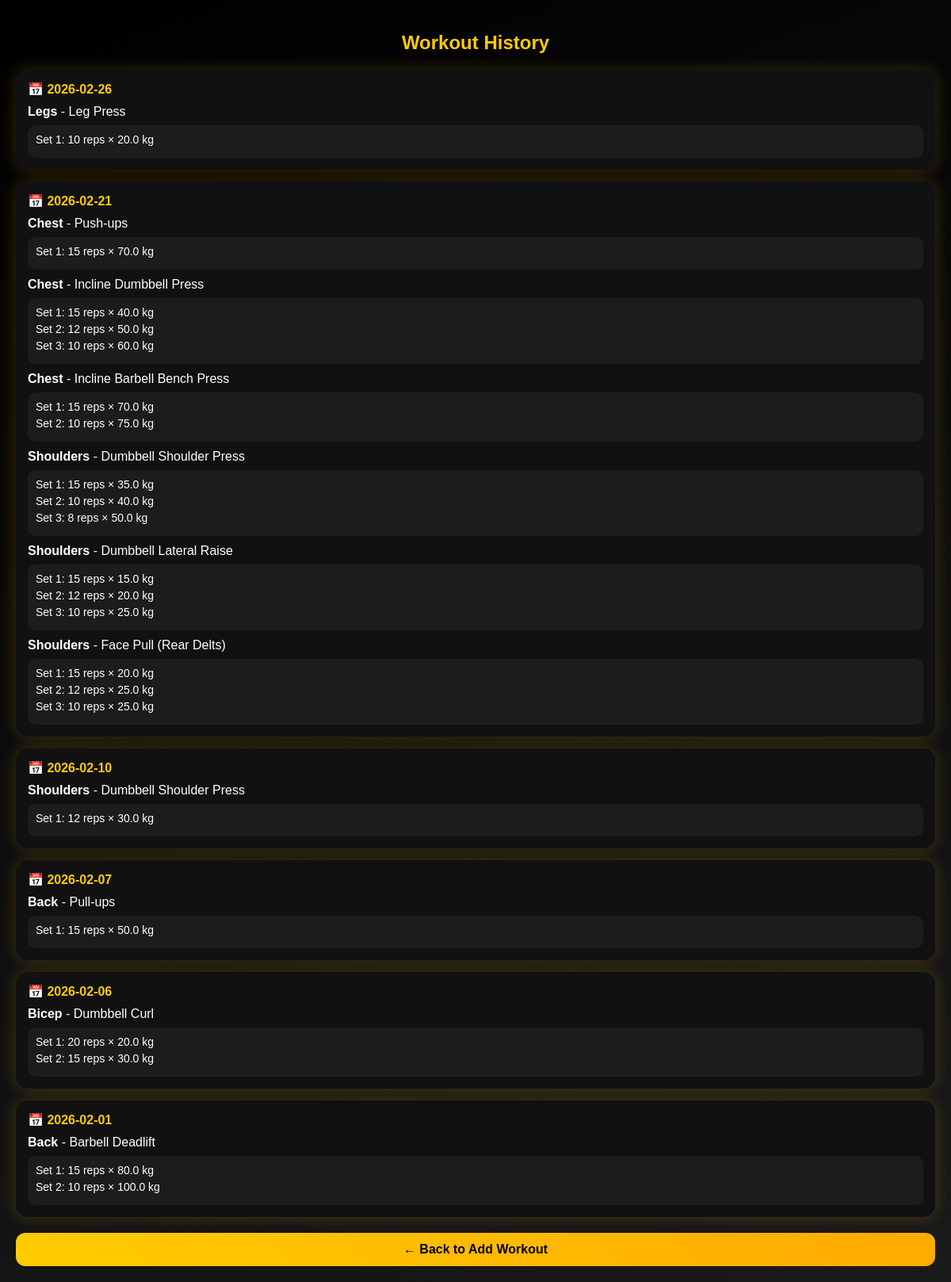
The app's page /history with its own data.
### tables this page shows
CREATE TABLE workouts (
    id INTEGER PRIMARY KEY AUTOINCREMENT,
    date TEXT NOT NULL,
    muscle_id INTEGER NOT NULL,
    exercise_id INTEGER NOT NULL,
    created_at TIMESTAMP DEFAULT CURRENT_TIMESTAMP,
    FOREIGN KEY (muscle_id) REFERENCES muscles(id),
    FOREIGN KEY (exercise_id) REFERENCES exercises(id)
);

CREATE TABLE muscles (
    id INTEGER PRIMARY KEY AUTOINCREMENT,
    name TEXT NOT NULL UNIQUE
);

CREATE TABLE exercises (
    id INTEGER PRIMARY KEY AUTOINCREMENT,
    name TEXT NOT NULL,
    muscle_id INTEGER NOT NULL,
    FOREIGN KEY (muscle_id) REFERENCES muscles(id)
);

CREATE TABLE workout_sets (
    id INTEGER PRIMARY KEY AUTOINCREMENT,
    workout_id INTEGER NOT NULL,
    set_number INTEGER NOT NULL,
    reps INTEGER NOT NULL,
    weight REAL NOT NULL,
    FOREIGN KEY (workout_id) REFERENCES workouts(id)
);

### app.py (the view)
@app.route("/history")
def workout_history():
    conn = get_db_connection()
    workouts = conn.execute("""
        SELECT w.id, w.date, m.name AS muscle, e.name AS exercise
        FROM workouts w
        JOIN muscles m ON w.muscle_id = m.id
        JOIN exercises e ON w.exercise_id = e.id
        ORDER BY w.date DESC
    """).fetchall()
    history = {}
    for workout in workouts:
        workout_id = workout["id"]
        sets = conn.execute("""
            SELECT set_number, reps, weight
            FROM workout_sets
            WHERE workout_id = ?
        """, (workout_id,)).fetchall()
        date = workout["date"]
        if date not in history:
            history[date] = []
        history[date].append({
            "muscle": workout["muscle"],
            "exercise": workout["exercise"],
            "sets": sets
        })
    conn.close()
    return render_template("history.html", history=history)

### app.py (called while the page is built)
def get_db_connection():
    conn = sqlite3.connect(DATABASE)
    conn.row_factory = sqlite3.Row
    return conn

### templates/history.html (shortened to what this page needs)
<!DOCTYPE html>
<html>
<head>
</head>
<body>
<h2>Workout History</h2>
{% if history %}
    {% for date, workouts in history.items() %}
        <div class="workout-card">
            <div class="title">
                📅 {{ date }}
            </div>
            {% for workout in workouts %}
                <div style="margin-top:10px;">
                    <strong>{{ workout.muscle }}</strong> - {{ workout.exercise }}
                    <div class="sets">
                        {% for set in workout.sets %}
                            <div class="set-line">
                                Set {{ set.set_number }}:
                                {{ set.reps }} reps × {{ set.weight }} kg
                            </div>
                        {% endfor %}
                    </div>
                </div>
            {% endfor %}
        </div>
    {% endfor %}
{% else %}
    <p>No workouts found.</p>
{% endif %}
<a href="/" class="back-btn">← Back to Add Workout</a>
</body>
</html>

### templates/history.html (style rules this page uses)
body { margin: 0; font-family: Arial, sans-serif; background: linear-gradient(160deg, #000000, #1a1a1a); color: white; padding: 20px; }
h2 { text-align: center; color: #ffcc00; margin-bottom: 20px; }
.workout-card { background: #111; padding: 15px; border-radius: 15px; margin-bottom: 15px; box-shadow: 0 0 20px rgba(255,204,0,0.2); }
.title { font-weight: bold; color: #ffcc00; margin-bottom: 5px; }
.sets { background: #1c1c1c; padding: 10px; border-radius: 10px; margin-top: 8px; }
.set-line { font-size: 14px; margin-bottom: 5px; }
.back-btn { display: block; text-align: center; margin-top: 20px; padding: 12px; background: linear-gradient(45deg, #ffcc00, #ffaa00); color: black; text-decoration: none; border-radius: 12px; font-weight: bold; }

### records on screen
workouts: date "2026-02-26", muscle "Legs", exercise "Leg Press"
workout_sets: set_number "1", reps "10", weight "20.0"
workouts: date "2026-02-21", muscle "Chest", exercise "Push-ups"
workout_sets: set_number "1", reps "15", weight "70.0"
workouts: muscle "Chest", exercise "Incline Dumbbell Press"
workout_sets: set_number "1", reps "15", weight "40.0"
workout_sets: set_number "2", reps "12", weight "50.0"
workout_sets: set_number "3", reps "10", weight "60.0"
workouts: muscle "Chest", exercise "Incline Barbell Bench Press"
workout_sets: set_number "1", reps "15", weight "70.0"
workout_sets: set_number "2", reps "10", weight "75.0"
workouts: muscle "Shoulders", exercise "Dumbbell Shoulder Press"
workout_sets: set_number "1", reps "15", weight "35.0"
workout_sets: set_number "2", reps "10", weight "40.0"
workout_sets: set_number "3", reps "8", weight "50.0"
workouts: muscle "Shoulders", exercise "Dumbbell Lateral Raise"
workout_sets: set_number "1", reps "15", weight "15.0"
workout_sets: set_number "2", reps "12", weight "20.0"
workout_sets: set_number "3", reps "10", weight "25.0"
workouts: muscle "Shoulders", exercise "Face Pull (Rear Delts)"
workout_sets: set_number "1", reps "15", weight "20.0"
workout_sets: set_number "2", reps "12", weight "25.0"
workout_sets: set_number "3", reps "10", weight "25.0"
workouts: date "2026-02-10", muscle "Shoulders", exercise "Dumbbell Shoulder Press"
workout_sets: set_number "1", reps "12", weight "30.0"
workouts: date "2026-02-07", muscle "Back", exercise "Pull-ups"
workout_sets: set_number "1", reps "15", weight "50.0"
workouts: date "2026-02-06", muscle "Bicep", exercise "Dumbbell Curl"
workout_sets: set_number "1", reps "20", weight "20.0"
workout_sets: set_number "2", reps "15", weight "30.0"
workouts: date "2026-02-01", muscle "Back", exercise "Barbell Deadlift"
workout_sets: set_number "1", reps "15", weight "80.0"
workout_sets: set_number "2", reps "10", weight "100.0"
